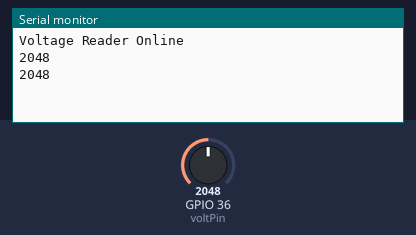
Simulated run of this sketch. Board: ESP32. On the bench: the last lines printed to the serial monitor. The inputs (shaded band) are chosen by the test bench; at power-on: GPIO 36 (voltPin) = 2048.

Above: at 3.2 s.
3.3 s: GPIO 36 (voltPin) set to 2866
At 4.5 s:
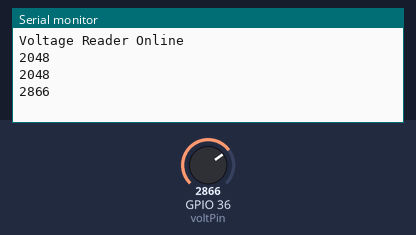
4.8 s: GPIO 36 (voltPin) set to 3603
At 5.8 s:
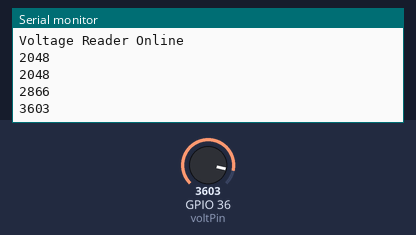
Timing chart, 0 to 7.8 s (numbered marks = the images above; inputs shaded):
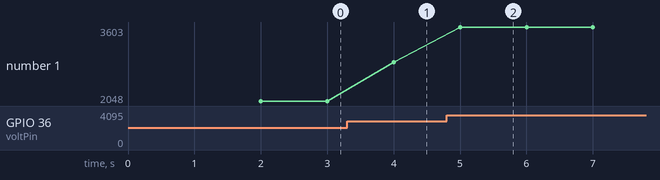

The sketch:

voltageTest.ino
```cpp
const int voltPin = 36;

// variable for storing the potentiometer value
int voltValue = 0;

void setup() {
  Serial.begin(115200);
  delay(1000);
  Serial.println("Voltage Reader Online");
  delay(1000);
}

void loop() {
  // Reading potentiometer value
  voltValue = analogRead(voltPin);

  Serial.println(voltValue);
  delay(1000);
}
```

Measured:
- after the input at 3.3 s, the serial monitor: prints a new line after 0.70 s (image 1)
- after the input at 4.8 s, the serial monitor: prints a new line after 0.20 s (image 2)
- plotted number 1: 2048 → 2866 after the input at 3.3 s, 2866 → 3603 after the input at 4.8 s
